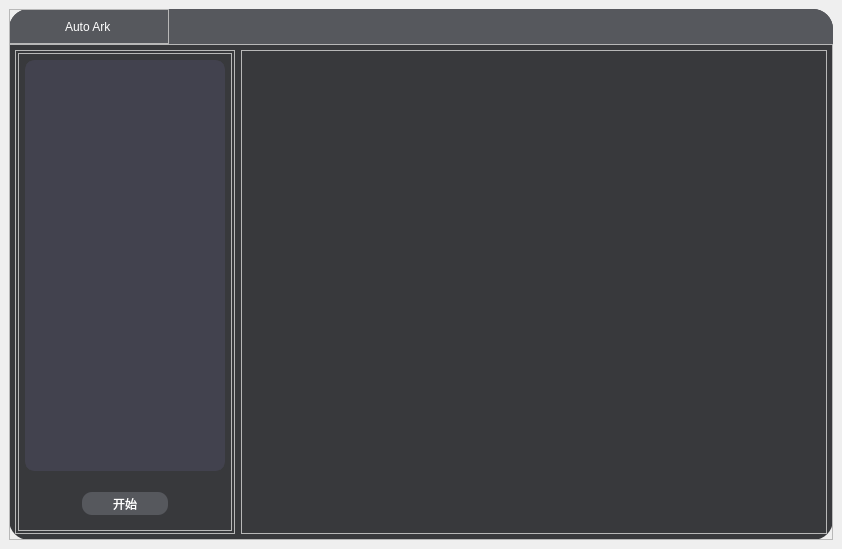
<?xml version="1.0" encoding="UTF-8"?>
<ui version="4.0">
 <class>InterfaceUI</class>
 <widget class="QMainWindow" name="InterfaceUI">
  <property name="geometry">
   <rect>
    <x>0</x>
    <y>0</y>
    <width>842</width>
    <height>549</height>
   </rect>
  </property>
  <property name="windowTitle">
   <string>MainWindow</string>
  </property>
  <widget class="QWidget" name="centralwidget">
   <layout class="QVBoxLayout" name="verticalLayout">
    <item>
     <widget class="QFrame" name="frame">
      <property name="styleSheet">
       <string notr="true">#frame{
	background-color: rgba(56, 57, 60, 1);
	border-radius: 20px;
}</string>
      </property>
      <property name="frameShape">
       <enum>QFrame::StyledPanel</enum>
      </property>
      <property name="frameShadow">
       <enum>QFrame::Raised</enum>
      </property>
      <layout class="QVBoxLayout" name="verticalLayout_2">
       <property name="spacing">
        <number>0</number>
       </property>
       <property name="leftMargin">
        <number>0</number>
       </property>
       <property name="topMargin">
        <number>0</number>
       </property>
       <property name="rightMargin">
        <number>0</number>
       </property>
       <property name="bottomMargin">
        <number>0</number>
       </property>
       <item>
        <widget class="QFrame" name="titleBar">
         <property name="sizePolicy">
          <sizepolicy hsizetype="Preferred" vsizetype="Expanding">
           <horstretch>0</horstretch>
           <verstretch>1</verstretch>
          </sizepolicy>
         </property>
         <property name="styleSheet">
          <string notr="true">#titleBar{
	background-color: rgba(86, 88, 93, 1);
	border-top-left-radius: 20px;
	border-top-right-radius: 20px;
}</string>
         </property>
         <property name="frameShape">
          <enum>QFrame::StyledPanel</enum>
         </property>
         <property name="frameShadow">
          <enum>QFrame::Raised</enum>
         </property>
         <layout class="QHBoxLayout" name="horizontalLayout_2">
          <property name="spacing">
           <number>0</number>
          </property>
          <property name="leftMargin">
           <number>0</number>
          </property>
          <property name="topMargin">
           <number>0</number>
          </property>
          <property name="rightMargin">
           <number>0</number>
          </property>
          <property name="bottomMargin">
           <number>0</number>
          </property>
          <item>
           <widget class="QFrame" name="logoTitle">
            <property name="minimumSize">
             <size>
              <width>100</width>
              <height>0</height>
             </size>
            </property>
            <property name="maximumSize">
             <size>
              <width>160</width>
              <height>16777215</height>
             </size>
            </property>
            <property name="styleSheet">
             <string notr="true">#labTitle{
	font: 14pt &quot;华文隶书&quot;;
	color: rgb(255, 255, 255);
}</string>
            </property>
            <property name="frameShape">
             <enum>QFrame::StyledPanel</enum>
            </property>
            <property name="frameShadow">
             <enum>QFrame::Raised</enum>
            </property>
            <layout class="QHBoxLayout" name="horizontalLayout_4">
             <property name="spacing">
              <number>0</number>
             </property>
             <property name="leftMargin">
              <number>10</number>
             </property>
             <property name="topMargin">
              <number>0</number>
             </property>
             <property name="rightMargin">
              <number>0</number>
             </property>
             <property name="bottomMargin">
              <number>0</number>
             </property>
             <item>
              <widget class="QLabel" name="labLogo">
               <property name="sizePolicy">
                <sizepolicy hsizetype="Expanding" vsizetype="Fixed">
                 <horstretch>1</horstretch>
                 <verstretch>1</verstretch>
                </sizepolicy>
               </property>
               <property name="minimumSize">
                <size>
                 <width>20</width>
                 <height>20</height>
                </size>
               </property>
               <property name="maximumSize">
                <size>
                 <width>30</width>
                 <height>30</height>
                </size>
               </property>
               <property name="text">
                <string/>
               </property>
               <property name="pixmap">
                <pixmap resource="../images/ui/rec.qrc">:/logo.png</pixmap>
               </property>
               <property name="scaledContents">
                <bool>true</bool>
               </property>
              </widget>
             </item>
             <item>
              <spacer name="horizontalSpacer">
               <property name="orientation">
                <enum>Qt::Horizontal</enum>
               </property>
               <property name="sizeHint" stdset="0">
                <size>
                 <width>15</width>
                 <height>20</height>
                </size>
               </property>
              </spacer>
             </item>
             <item>
              <widget class="QLabel" name="labTitle">
               <property name="sizePolicy">
                <sizepolicy hsizetype="Expanding" vsizetype="Expanding">
                 <horstretch>1</horstretch>
                 <verstretch>0</verstretch>
                </sizepolicy>
               </property>
               <property name="text">
                <string>Auto Ark</string>
               </property>
               <property name="alignment">
                <set>Qt::AlignLeading|Qt::AlignLeft|Qt::AlignVCenter</set>
               </property>
              </widget>
             </item>
            </layout>
           </widget>
          </item>
          <item alignment="Qt::AlignRight">
           <widget class="QFrame" name="widgetTool">
            <property name="minimumSize">
             <size>
              <width>160</width>
              <height>0</height>
             </size>
            </property>
            <property name="styleSheet">
             <string notr="true">#widgetTool{
	border-top-right-radius: 20px;
}

QPushButton{
	border: none;
}
QPushButton:hover{
	padding-bottom: 5px;
}
#pBtnClose:hover{
	border-top-right-radius: 20px;
	background-color: rgba(170, 0, 0, .5);
}
#pBtnMinimize:hover, #pBtnMaximize:hover{
	background-color: rgba(0, 0, 0, .5);
}</string>
            </property>
            <property name="frameShape">
             <enum>QFrame::StyledPanel</enum>
            </property>
            <property name="frameShadow">
             <enum>QFrame::Raised</enum>
            </property>
            <layout class="QHBoxLayout" name="horizontalLayout">
             <property name="spacing">
              <number>0</number>
             </property>
             <property name="leftMargin">
              <number>9</number>
             </property>
             <property name="topMargin">
              <number>0</number>
             </property>
             <property name="rightMargin">
              <number>0</number>
             </property>
             <property name="bottomMargin">
              <number>0</number>
             </property>
             <item>
              <widget class="QPushButton" name="pBtnMaximize">
               <property name="sizePolicy">
                <sizepolicy hsizetype="Minimum" vsizetype="Expanding">
                 <horstretch>0</horstretch>
                 <verstretch>0</verstretch>
                </sizepolicy>
               </property>
               <property name="minimumSize">
                <size>
                 <width>0</width>
                 <height>0</height>
                </size>
               </property>
               <property name="text">
                <string/>
               </property>
               <property name="icon">
                <iconset resource="../images/ui/rec.qrc">
                 <normaloff>:/maximize_w.png</normaloff>:/maximize_w.png</iconset>
               </property>
               <property name="iconSize">
                <size>
                 <width>20</width>
                 <height>20</height>
                </size>
               </property>
              </widget>
             </item>
             <item>
              <widget class="QPushButton" name="pBtnMinimize">
               <property name="sizePolicy">
                <sizepolicy hsizetype="Minimum" vsizetype="Expanding">
                 <horstretch>0</horstretch>
                 <verstretch>0</verstretch>
                </sizepolicy>
               </property>
               <property name="minimumSize">
                <size>
                 <width>0</width>
                 <height>0</height>
                </size>
               </property>
               <property name="text">
                <string/>
               </property>
               <property name="icon">
                <iconset resource="../images/ui/rec.qrc">
                 <normaloff>:/minimize_w.png</normaloff>:/minimize_w.png</iconset>
               </property>
               <property name="iconSize">
                <size>
                 <width>20</width>
                 <height>20</height>
                </size>
               </property>
              </widget>
             </item>
             <item>
              <widget class="QPushButton" name="pBtnClose">
               <property name="sizePolicy">
                <sizepolicy hsizetype="Minimum" vsizetype="Expanding">
                 <horstretch>0</horstretch>
                 <verstretch>0</verstretch>
                </sizepolicy>
               </property>
               <property name="minimumSize">
                <size>
                 <width>0</width>
                 <height>0</height>
                </size>
               </property>
               <property name="text">
                <string/>
               </property>
               <property name="icon">
                <iconset resource="../images/ui/rec.qrc">
                 <normaloff>:/close_w.png</normaloff>:/close_w.png</iconset>
               </property>
               <property name="iconSize">
                <size>
                 <width>20</width>
                 <height>20</height>
                </size>
               </property>
              </widget>
             </item>
            </layout>
           </widget>
          </item>
         </layout>
        </widget>
       </item>
       <item>
        <widget class="QFrame" name="subWidget">
         <property name="sizePolicy">
          <sizepolicy hsizetype="Preferred" vsizetype="Expanding">
           <horstretch>0</horstretch>
           <verstretch>14</verstretch>
          </sizepolicy>
         </property>
         <property name="styleSheet">
          <string notr="true"/>
         </property>
         <property name="frameShape">
          <enum>QFrame::StyledPanel</enum>
         </property>
         <property name="frameShadow">
          <enum>QFrame::Raised</enum>
         </property>
         <layout class="QHBoxLayout" name="horizontalLayout_3">
          <property name="spacing">
           <number>6</number>
          </property>
          <property name="leftMargin">
           <number>5</number>
          </property>
          <property name="topMargin">
           <number>5</number>
          </property>
          <property name="rightMargin">
           <number>5</number>
          </property>
          <property name="bottomMargin">
           <number>5</number>
          </property>
          <item>
           <widget class="QFrame" name="widgetTask">
            <property name="sizePolicy">
             <sizepolicy hsizetype="Expanding" vsizetype="Preferred">
              <horstretch>3</horstretch>
              <verstretch>0</verstretch>
             </sizepolicy>
            </property>
            <property name="styleSheet">
             <string notr="true">#listWTask{
	color: rgb(255, 255, 255);
	background-color: rgba(66, 66, 78, 1);
	border: 5px solid rgba(66, 66, 78, 1);
	border-radius: 10px;
}
#listWTask::item {
}
#listWTask::item:hover {
}
#listWTask::item:selected {
}

#pBtnSE{
	color: rgb(255, 255, 255);
	font: 12pt &quot;黑体&quot;;
	background-color: rgba(86, 88, 93, 1);
	border-radius: 10px;
}
#pBtnSE:hover{
	background-color: rgba(86, 88, 93, .5);
}</string>
            </property>
            <property name="frameShape">
             <enum>QFrame::StyledPanel</enum>
            </property>
            <property name="frameShadow">
             <enum>QFrame::Raised</enum>
            </property>
            <layout class="QVBoxLayout" name="verticalLayout_5">
             <property name="spacing">
              <number>0</number>
             </property>
             <property name="leftMargin">
              <number>2</number>
             </property>
             <property name="topMargin">
              <number>2</number>
             </property>
             <property name="rightMargin">
              <number>2</number>
             </property>
             <property name="bottomMargin">
              <number>2</number>
             </property>
             <item>
              <widget class="QFrame" name="widgetTaskList">
               <property name="frameShape">
                <enum>QFrame::StyledPanel</enum>
               </property>
               <property name="frameShadow">
                <enum>QFrame::Raised</enum>
               </property>
               <layout class="QVBoxLayout" name="verticalLayout_4">
                <property name="spacing">
                 <number>12</number>
                </property>
                <property name="leftMargin">
                 <number>6</number>
                </property>
                <property name="topMargin">
                 <number>6</number>
                </property>
                <property name="rightMargin">
                 <number>6</number>
                </property>
                <property name="bottomMargin">
                 <number>6</number>
                </property>
                <item>
                 <widget class="QListWidget" name="listWTask">
                  <property name="sizePolicy">
                   <sizepolicy hsizetype="Expanding" vsizetype="Expanding">
                    <horstretch>0</horstretch>
                    <verstretch>10</verstretch>
                   </sizepolicy>
                  </property>
                 </widget>
                </item>
                <item>
                 <widget class="QFrame" name="fbtn">
                  <property name="sizePolicy">
                   <sizepolicy hsizetype="Preferred" vsizetype="Expanding">
                    <horstretch>0</horstretch>
                    <verstretch>1</verstretch>
                   </sizepolicy>
                  </property>
                  <layout class="QHBoxLayout" name="hLayoutPBtn">
                   <item>
                    <spacer name="horizontalSpacer_3">
                     <property name="orientation">
                      <enum>Qt::Horizontal</enum>
                     </property>
                     <property name="sizeHint" stdset="0">
                      <size>
                       <width>48</width>
                       <height>20</height>
                      </size>
                     </property>
                    </spacer>
                   </item>
                   <item>
                    <widget class="QPushButton" name="pBtnSE">
                     <property name="sizePolicy">
                      <sizepolicy hsizetype="Expanding" vsizetype="Expanding">
                       <horstretch>1</horstretch>
                       <verstretch>1</verstretch>
                      </sizepolicy>
                     </property>
                     <property name="styleSheet">
                      <string notr="true"/>
                     </property>
                     <property name="text">
                      <string>开始</string>
                     </property>
                    </widget>
                   </item>
                   <item>
                    <spacer name="horizontalSpacer_2">
                     <property name="orientation">
                      <enum>Qt::Horizontal</enum>
                     </property>
                     <property name="sizeHint" stdset="0">
                      <size>
                       <width>48</width>
                       <height>20</height>
                      </size>
                     </property>
                    </spacer>
                   </item>
                  </layout>
                 </widget>
                </item>
               </layout>
              </widget>
             </item>
            </layout>
           </widget>
          </item>
          <item>
           <widget class="QFrame" name="widgetCt">
            <property name="sizePolicy">
             <sizepolicy hsizetype="Expanding" vsizetype="Preferred">
              <horstretch>8</horstretch>
              <verstretch>0</verstretch>
             </sizepolicy>
            </property>
            <property name="frameShape">
             <enum>QFrame::StyledPanel</enum>
            </property>
            <property name="frameShadow">
             <enum>QFrame::Raised</enum>
            </property>
            <layout class="QVBoxLayout" name="verticalLayout_3">
             <property name="spacing">
              <number>0</number>
             </property>
             <property name="leftMargin">
              <number>0</number>
             </property>
             <property name="topMargin">
              <number>0</number>
             </property>
             <property name="rightMargin">
              <number>0</number>
             </property>
             <property name="bottomMargin">
              <number>0</number>
             </property>
             <item>
              <widget class="QStackedWidget" name="stackedWidget">
               <property name="currentIndex">
                <number>0</number>
               </property>
               <widget class="QWidget" name="pageSetting"/>
               <widget class="QWidget" name="pageLogo">
                <property name="styleSheet">
                 <string notr="true"/>
                </property>
                <layout class="QVBoxLayout" name="verticalLayout_6">
                 <property name="spacing">
                  <number>0</number>
                 </property>
                 <property name="leftMargin">
                  <number>0</number>
                 </property>
                 <property name="topMargin">
                  <number>0</number>
                 </property>
                 <property name="rightMargin">
                  <number>0</number>
                 </property>
                 <property name="bottomMargin">
                  <number>0</number>
                 </property>
                 <item>
                  <widget class="QFrame" name="fLog">
                   <property name="styleSheet">
                    <string notr="true">#treeLog{
	color: rgba(255, 255, 255, 1);
	font: 11pt &quot;黑体&quot;;
	background-color: rgba(66, 66, 78, 1);
	border: 5px solid rgba(66, 66, 78, 1);
	border-radius: 10px;
}
QHeaderView::section{
	background-color: rgba(66, 66, 78, 1);
	border: none;
	color: rgba(255, 255, 255, 1);
}
#treeLog::item{
	background-color: rgba(66, 66, 78, 0);
}</string>
                   </property>
                   <property name="frameShape">
                    <enum>QFrame::StyledPanel</enum>
                   </property>
                   <property name="frameShadow">
                    <enum>QFrame::Raised</enum>
                   </property>
                   <layout class="QHBoxLayout" name="horizontalLayout_5">
                    <property name="spacing">
                     <number>0</number>
                    </property>
                    <property name="leftMargin">
                     <number>0</number>
                    </property>
                    <property name="topMargin">
                     <number>0</number>
                    </property>
                    <property name="rightMargin">
                     <number>0</number>
                    </property>
                    <property name="bottomMargin">
                     <number>0</number>
                    </property>
                    <item>
                     <widget class="QTreeWidget" name="treeLog">
                      <property name="font">
                       <font>
                        <family>黑体</family>
                        <pointsize>11</pointsize>
                        <italic>false</italic>
                        <bold>false</bold>
                       </font>
                      </property>
                      <column>
                       <property name="text">
                        <string>日志</string>
                       </property>
                       <property name="font">
                        <font>
                         <pointsize>14</pointsize>
                         <bold>true</bold>
                        </font>
                       </property>
                       <property name="textAlignment">
                        <set>AlignCenter</set>
                       </property>
                      </column>
                      <item>
                       <property name="text">
                        <string>新建项目</string>
                       </property>
                       <item>
                        <property name="text">
                         <string>新建项目</string>
                        </property>
                       </item>
                       <item>
                        <property name="text">
                         <string>新建项目</string>
                        </property>
                       </item>
                       <item>
                        <property name="text">
                         <string>新建子项目</string>
                        </property>
                       </item>
                      </item>
                      <item>
                       <property name="text">
                        <string>新建项目</string>
                       </property>
                       <item>
                        <property name="text">
                         <string>新建子项目</string>
                        </property>
                       </item>
                      </item>
                     </widget>
                    </item>
                   </layout>
                  </widget>
                 </item>
                </layout>
               </widget>
              </widget>
             </item>
            </layout>
           </widget>
          </item>
         </layout>
        </widget>
       </item>
      </layout>
     </widget>
    </item>
   </layout>
  </widget>
 </widget>
 <resources>
  <include location="../images/ui/rec.qrc"/>
 </resources>
 <connections>
  <connection>
   <sender>pBtnClose</sender>
   <signal>clicked()</signal>
   <receiver>InterfaceUI</receiver>
   <slot>close()</slot>
   <hints>
    <hint type="sourcelabel">
     <x>761</x>
     <y>27</y>
    </hint>
    <hint type="destinationlabel">
     <x>800</x>
     <y>17</y>
    </hint>
   </hints>
  </connection>
  <connection>
   <sender>pBtnMinimize</sender>
   <signal>clicked()</signal>
   <receiver>InterfaceUI</receiver>
   <slot>showMinimized()</slot>
   <hints>
    <hint type="sourcelabel">
     <x>725</x>
     <y>29</y>
    </hint>
    <hint type="destinationlabel">
     <x>748</x>
     <y>5</y>
    </hint>
   </hints>
  </connection>
 </connections>
</ui>
